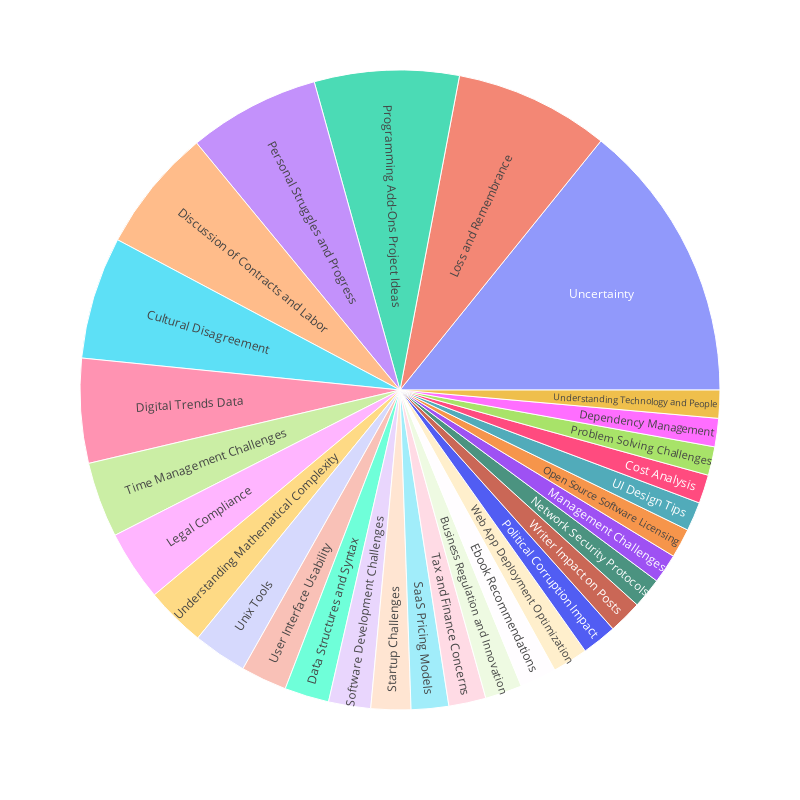

The notebook cell saved with this chart:
### Markdown cell above
### Topics can allow you to explore the dataset without a query

### Code cell
res = get_docs(dict(query="")).json()
docs, topics, topic_groups = res["docs"], res["topics"], res["topic_groups"]
topic_df = pd.DataFrame(topics).dropna()
topic_df.head()
fig = px.sunburst(topic_df.iloc[:30], path=["short_title"], values="prevalence", hover_data=["one_sentence_summary", "topic_id"], )
fig.update_layout(width=800, height=800)
fig

### Figure 1 — Plotly figure (JSON) as saved in the notebook; plotly's stock layout.template omitted (floating-point values rounded to 4 significant figures)
{"data": [{"branchvalues": "total", "customdata": [["The challenges faced by startup employees and entrepreneurs in disrupting established platform competitors due to regulations, especially in sectors like banking.", 279], ["The theme explores the analysis of expenses, costs, and pricing in various contexts.", 250], ["The examples highlight varying cultural and political perspectives, moral beliefs, and social criticisms, showcasing disagreement and different viewpoints.", 26], ["The theme explores the implementation, manipulation, and understanding of data structures through coding syntax and objects.", 178], ["The theme revolves around managing dependencies, maintaining compatibility, and upgrading functionalities within software development.", 505], ["The theme explores various digital trends such as iOS gestures, computing costs, Awk programming, machine learning training, and GDPR compliance.", 200], ["The theme explores discussions around contracts, labor, stocks, and decentralized communities on platforms like Reddit and Hacker News.", 195], ["Recommendations and discussions on various ebooks, including availability of ebook versions, authors, and reading preferences.", 284], ["The theme revolves around legal compliance, enforcement, and protection against criminal activities.", 37], ["Reflecting on the memories of loved ones who have passed away and the impact they had on our lives.", 271], ["This theme explores the challenges and complexities of management in various aspects of business and engineering.", 241], ["The theme discusses various aspects of network security protocols, including encryption, authentication, Tor usage, Cloudflare tracking, and IPv6 compatibility.", 395], ["The examples discuss the use of open source software licenses, including the benefits and challenges of proprietary vs. open source code.", 125], ["Individuals share personal struggles with mental health, career aspirations, and browser habits, highlighting challenges and progress.", 328], ["The impact of political corruption on society, economy, and legislation is examined through various examples including ineffective laws, power divides, welfare programs, environmental concerns, and the role of wealth in influencing politics.", 434], ["This theme explores the difficulties and complexities inherent in finding solutions to problems, especially in the realm of technology and software development.", 411], ["Suggestions and examples for small programming projects that can be built upon an existing codebase.", 231], ["The theme explores various pricing models and revenue strategies related to SaaS services, including subscription fees, content pricing, and customer acquisition costs.", 347], ["The theme explores various challenges and complexities faced in software development, including learning programming, designing APIs, content-aware resizing, managing engineering teams, and the struggle to come up with best practices.", 176], ["Challenges faced by startup founders in building, funding, and growing their businesses.", 199], ["The theme revolves around tax implications, financial concerns, and market predictions within the context of company profitability, shareholder investments, and government policies.", 143], ["The theme explores challenges related to managing time efficiently in various scenarios.", 175], ["Tips and considerations for designing user interfaces for optimal visual and functional appeal.", 415], ["The theme explores uncertainty, doubt, and the complexity of decision-making in various situations.", 234], ["The theme explores the challenges, methods, and tools involved in understanding and explaining complex mathematical concepts and theories through intuitive representation and language.", 435], ["The theme explores the importance of understanding technology and people in various contexts such as regulation, software development, tool usage, learning environments, content creation, and product improvement.", 31], ["The theme discusses various Unix tools, plugins, and commands used in terminal environments like Vim, Bash, and Python scripts.", 213], ["The theme revolves around the usability of user interfaces, particularly on mobile devices, browsers, and other applications, focusing on controls, navigation, and discoverability.", 432], ["This theme discusses optimizing web application deployment processes by making incremental improvements, avoiding downtime during updates, and keeping hosting costs manageable.", 339], ["The influence and impact of the writer's voice and individuality on posts or articles.", 304]], "domain": {"x": [0, 1], "y": [0, 1]}, "hovertemplate": "labels=%{label}<br>prevalence=%{value}<br>parent=%{parent}<br>id=%{id}<br>one_sentence_summary=%{customdata[0]}<br>topic_id=%{customdata[1]}<extra></extra>", "ids": ["Business Regulation and Innovation", "Cost Analysis", "Cultural Disagreement", "Data Structures and Syntax", "Dependency Management", "Digital Trends Data", "Discussion of Contracts and Labor", "Ebook Recommendations", "Legal Compliance", "Loss and Remembrance", "Management Challenges", "Network Security Protocols", "Open Source Software Licensing", "Personal Struggles and Progress", "Political Corruption Impact", "Problem Solving Challenges", "Programming Add-Ons Project Ideas", "SaaS Pricing Models", "Software Development Challenges", "Startup Challenges", "Tax and Finance Concerns", "Time Management Challenges", "UI Design Tips", "Uncertainty", "Understanding Mathematical Complexity", "Understanding Technology and People", "Unix Tools", "User Interface Usability", "Web App Deployment Optimization", "Writer Impact on Posts"], "labels": ["Business Regulation and Innovation", "Cost Analysis", "Cultural Disagreement", "Data Structures and Syntax", "Dependency Management", "Digital Trends Data", "Discussion of Contracts and Labor", "Ebook Recommendations", "Legal Compliance", "Loss and Remembrance", "Management Challenges", "Network Security Protocols", "Open Source Software Licensing", "Personal Struggles and Progress", "Political Corruption Impact", "Problem Solving Challenges", "Programming Add-Ons Project Ideas", "SaaS Pricing Models", "Software Development Challenges", "Startup Challenges", "Tax and Finance Concerns", "Time Management Challenges", "UI Design Tips", "Uncertainty", "Understanding Mathematical Complexity", "Understanding Technology and People", "Unix Tools", "User Interface Usability", "Web App Deployment Optimization", "Writer Impact on Posts"], "name": "", "parents": ["", "", "", "", "", "", "", "", "", "", "", "", "", "", "", "", "", "", "", "", "", "", "", "", "", "", "", "", "", ""], "type": "sunburst", "values": [0.008521, 0.006613, 0.02825, 0.01028, 0.006543, 0.02411, 0.02857, 0.008438, 0.01628, 0.03574, 0.006792, 0.007032, 0.006765, 0.03035, 0.008072, 0.006608, 0.03335, 0.008646, 0.009709, 0.009195, 0.00858, 0.01743, 0.006697, 0.06484, 0.01391, 0.006458, 0.01243, 0.01064, 0.00817, 0.007734]}], "layout": {"height": 800, "legend": {"tracegroupgap": 0}, "margin": {"t": 60}, "width": 800}}
